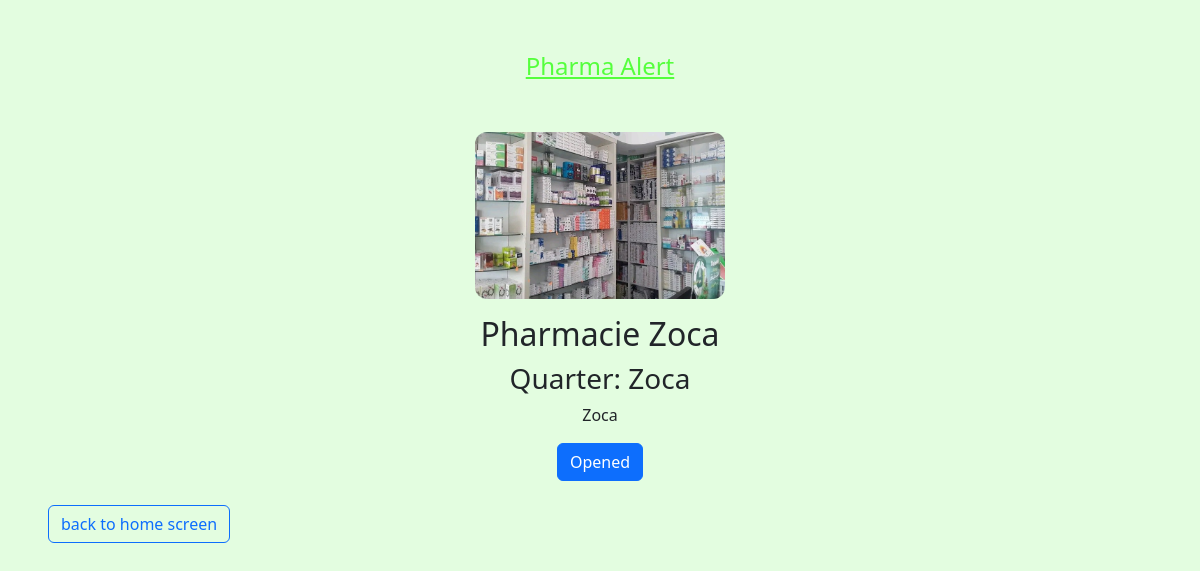
Page /localisation/pharmacie_zoca/ on the committed database.
### pharma/models.py (models this page shows, shortened)
class Pharmacy(models.Model):
    name = models.CharField(max_length=120)
    slug = models.SlugField(max_length=120)
    country = models.CharField(max_length=120)
    town = models.CharField(max_length=120)
    quarter = models.CharField(max_length=120)
    localisation = models.TextField(max_length=500)
    logo = models.ImageField(upload_to='doc')
    image = models.ImageField(upload_to='doc')
    status = models.CharField(max_length=25, choices=STATUS, default='OPEN')
    owner = models.ForeignKey(UserProfile, on_delete=models.CASCADE)

### pharma/views.py (the view)
# urls.py: path('localisation/<str:slug>/', localisation, name='localisation_detail'),
def localisation(request, slug):
    details = get_object_or_404(Pharmacy, slug=slug)
    return render(request, 'pharma/localisation.html', context={'localisation': details})

### pharma/templates/pharma/localisation.html (shortened to what this page needs)
{% load static %}
<!DOCTYPE html>
<html lang="en">
<head>
    <link rel="stylesheet" href="{% static 'css/bootstrap.css' %}">
    <link rel="stylesheet" href="{% static 'css/localisation.css' %}">
</head>
<body>
    <header class="text-center text-capitalize py-5">
        <a href="{% url 'index' %}">Pharma Alert</a>
    </header>
    <section class="details text-center text-capitalize">
        <div class="detail">
            <div class="imgbox">
                <img src="{{ localisation.image.url }}" alt="{{ localisation.name }}" style="max-width: 250px;">
            </div>
            <div class="details py-3">
                <h2>{{ localisation.name }}</h2>
                <h3>Quarter: {{ localisation.quarter }}</h3>
                <p class="detail-text text-center mx-3">{{ localisation.localisation }}</p>
                <h1 class="btn btn-primary">opened</h1>
            </div>
        </div>
    </section>
    <div class="">
        <a href="{% url 'index' %}" class="btn btn-outline-primary mx-5">back to home screen</a>
    </div>
</body>
</html>

### pharma/static/css/localisation.css (style rules this page uses)
* { margin: 0; padding: 0; box-sizing: border-box; background: #e3fde0; }
header { width: 100%; display: block; justify-content: center; align-items: center; }
header a { font-size: 1.5em; color: #21ff00bb; }
img { border-radius: 12px; }

### rows in the picture
Pharmacy: image (picture), name "Pharmacie Zoca", quarter "Zoca", localisation "Zoca"
